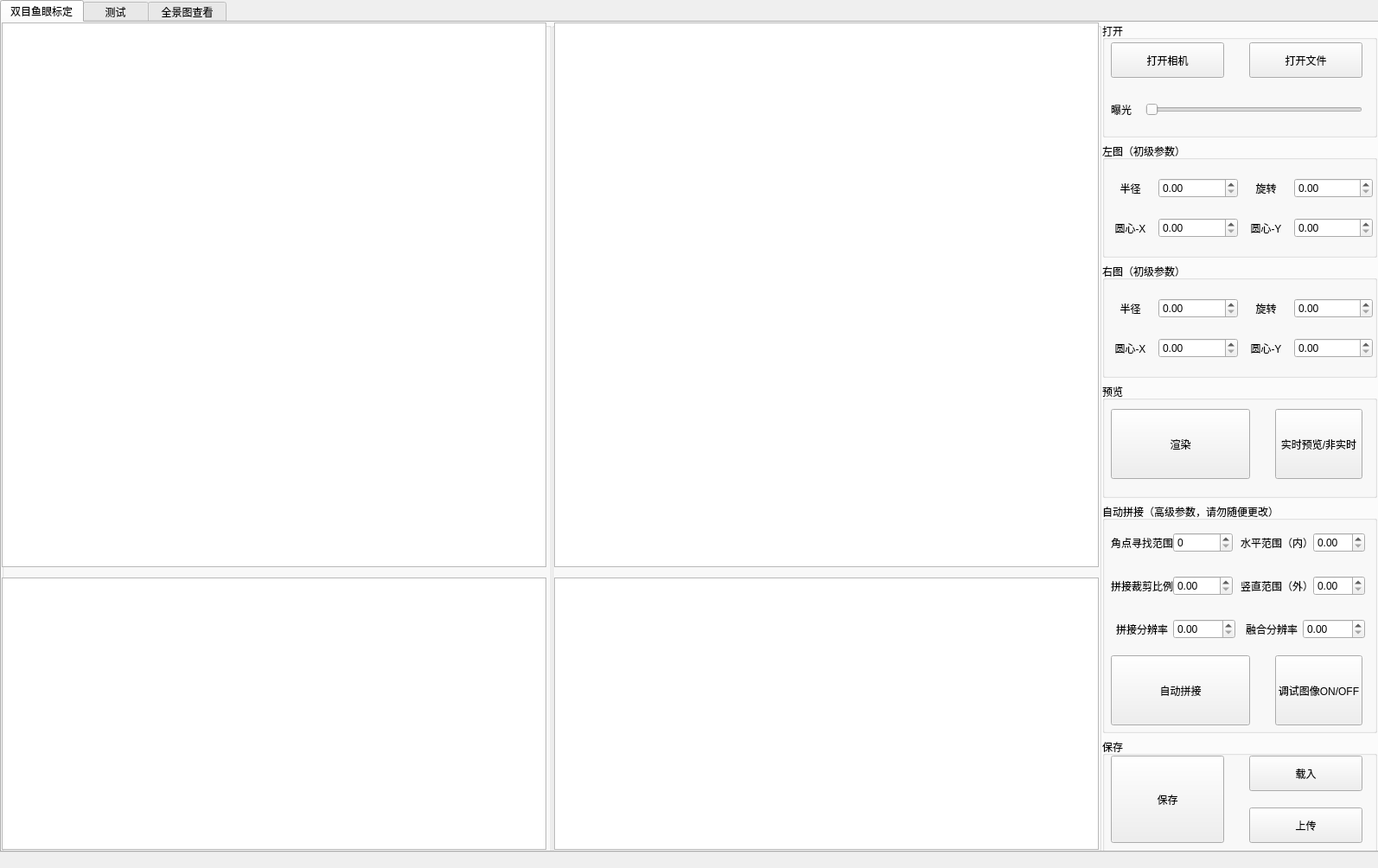
<?xml version="1.0" encoding="UTF-8"?>
<ui version="4.0">
 <class>MainWindow</class>
 <widget class="QMainWindow" name="MainWindow">
  <property name="geometry">
   <rect>
    <x>0</x>
    <y>0</y>
    <width>1594</width>
    <height>1004</height>
   </rect>
  </property>
  <property name="windowTitle">
   <string>MainWindow</string>
  </property>
  <widget class="QWidget" name="centralwidget">
   <widget class="QTabWidget" name="tabWidget">
    <property name="geometry">
     <rect>
      <x>0</x>
      <y>0</y>
      <width>1598</width>
      <height>986</height>
     </rect>
    </property>
    <property name="currentIndex">
     <number>0</number>
    </property>
    <widget class="QWidget" name="tab_calib">
     <attribute name="title">
      <string>双目鱼眼标定</string>
     </attribute>
     <widget class="QWidget" name="horizontalLayoutWidget_4">
      <property name="geometry">
       <rect>
        <x>0</x>
        <y>0</y>
        <width>1591</width>
        <height>961</height>
       </rect>
      </property>
      <layout class="QHBoxLayout" name="horizontalLayout" stretch="80,20">
       <property name="spacing">
        <number>1</number>
       </property>
       <item>
        <layout class="QVBoxLayout" name="verticalLayout" stretch="80">
         <property name="spacing">
          <number>3</number>
         </property>
         <item>
          <layout class="QHBoxLayout" name="horizontalLayout_2">
           <property name="spacing">
            <number>0</number>
           </property>
           <item>
            <widget class="QGroupBox" name="groupBox">
             <property name="title">
              <string/>
             </property>
             <widget class="QGraphicsView" name="graphicsView">
              <property name="geometry">
               <rect>
                <x>0</x>
                <y>0</y>
                <width>630</width>
                <height>630</height>
               </rect>
              </property>
             </widget>
             <widget class="QGraphicsView" name="graphicsView_6">
              <property name="geometry">
               <rect>
                <x>0</x>
                <y>642</y>
                <width>630</width>
                <height>315</height>
               </rect>
              </property>
             </widget>
            </widget>
           </item>
           <item>
            <widget class="QGroupBox" name="groupBox_2">
             <property name="title">
              <string/>
             </property>
             <widget class="QGraphicsView" name="graphicsView_2">
              <property name="geometry">
               <rect>
                <x>3</x>
                <y>0</y>
                <width>630</width>
                <height>630</height>
               </rect>
              </property>
             </widget>
             <widget class="QGraphicsView" name="graphicsView_7">
              <property name="geometry">
               <rect>
                <x>3</x>
                <y>642</y>
                <width>630</width>
                <height>315</height>
               </rect>
              </property>
             </widget>
            </widget>
           </item>
          </layout>
         </item>
        </layout>
       </item>
       <item>
        <layout class="QVBoxLayout" name="verticalLayout_2" stretch="2,2,2,2,4,2">
         <property name="spacing">
          <number>6</number>
         </property>
         <item>
          <widget class="QGroupBox" name="groupBox_open">
           <property name="title">
            <string>打开</string>
           </property>
           <widget class="QPushButton" name="pushButton_open">
            <property name="geometry">
             <rect>
              <x>170</x>
              <y>23</y>
              <width>131</width>
              <height>41</height>
             </rect>
            </property>
            <property name="text">
             <string>打开文件</string>
            </property>
           </widget>
           <widget class="QPushButton" name="pushButton_cam">
            <property name="geometry">
             <rect>
              <x>10</x>
              <y>23</y>
              <width>131</width>
              <height>41</height>
             </rect>
            </property>
            <property name="text">
             <string>打开相机</string>
            </property>
           </widget>
           <widget class="QLabel" name="label">
            <property name="geometry">
             <rect>
              <x>10</x>
              <y>90</y>
              <width>31</width>
              <height>21</height>
             </rect>
            </property>
            <property name="text">
             <string>曝光</string>
            </property>
           </widget>
           <widget class="QSlider" name="horizontalSlider_ev">
            <property name="geometry">
             <rect>
              <x>50</x>
              <y>90</y>
              <width>251</width>
              <height>22</height>
             </rect>
            </property>
            <property name="orientation">
             <enum>Qt::Horizontal</enum>
            </property>
           </widget>
          </widget>
         </item>
         <item>
          <widget class="QGroupBox" name="groupBox_left">
           <property name="title">
            <string>左图（初级参数）</string>
           </property>
           <widget class="QWidget" name="horizontalLayoutWidget_2">
            <property name="geometry">
             <rect>
              <x>2</x>
              <y>20</y>
              <width>311</width>
              <height>111</height>
             </rect>
            </property>
            <layout class="QHBoxLayout" name="horizontalLayout_3" stretch="1,1">
             <property name="spacing">
              <number>2</number>
             </property>
             <item>
              <layout class="QVBoxLayout" name="verticalLayout_3">
               <property name="sizeConstraint">
                <enum>QLayout::SetDefaultConstraint</enum>
               </property>
               <item>
                <layout class="QHBoxLayout" name="horizontalLayout_21" stretch="4,6">
                 <item>
                  <widget class="QLabel" name="label_18">
                   <property name="text">
                    <string>半径</string>
                   </property>
                   <property name="alignment">
                    <set>Qt::AlignCenter</set>
                   </property>
                  </widget>
                 </item>
                 <item>
                  <widget class="QDoubleSpinBox" name="doubleSpinBox_r1"/>
                 </item>
                </layout>
               </item>
               <item>
                <layout class="QHBoxLayout" name="horizontalLayout_6" stretch="4,6">
                 <item>
                  <widget class="QLabel" name="label_3">
                   <property name="text">
                    <string>圆心-X</string>
                   </property>
                   <property name="alignment">
                    <set>Qt::AlignCenter</set>
                   </property>
                  </widget>
                 </item>
                 <item>
                  <widget class="QDoubleSpinBox" name="doubleSpinBox_x1"/>
                 </item>
                </layout>
               </item>
              </layout>
             </item>
             <item>
              <layout class="QVBoxLayout" name="verticalLayout_9">
               <item>
                <layout class="QHBoxLayout" name="horizontalLayout_8" stretch="4,6">
                 <item>
                  <widget class="QLabel" name="label_5">
                   <property name="text">
                    <string>旋转</string>
                   </property>
                   <property name="alignment">
                    <set>Qt::AlignCenter</set>
                   </property>
                  </widget>
                 </item>
                 <item>
                  <widget class="QDoubleSpinBox" name="doubleSpinBox_rot1"/>
                 </item>
                </layout>
               </item>
               <item>
                <layout class="QHBoxLayout" name="horizontalLayout_7" stretch="4,6">
                 <item>
                  <widget class="QLabel" name="label_4">
                   <property name="text">
                    <string>圆心-Y</string>
                   </property>
                   <property name="alignment">
                    <set>Qt::AlignCenter</set>
                   </property>
                  </widget>
                 </item>
                 <item>
                  <widget class="QDoubleSpinBox" name="doubleSpinBox_y1"/>
                 </item>
                </layout>
               </item>
              </layout>
             </item>
            </layout>
           </widget>
          </widget>
         </item>
         <item>
          <widget class="QGroupBox" name="groupBox_right">
           <property name="title">
            <string>右图（初级参数）</string>
           </property>
           <widget class="QWidget" name="horizontalLayoutWidget_3">
            <property name="geometry">
             <rect>
              <x>2</x>
              <y>20</y>
              <width>311</width>
              <height>111</height>
             </rect>
            </property>
            <layout class="QHBoxLayout" name="horizontalLayout_5" stretch="1,1">
             <property name="spacing">
              <number>2</number>
             </property>
             <item>
              <layout class="QVBoxLayout" name="verticalLayout_4">
               <item>
                <layout class="QHBoxLayout" name="horizontalLayout_22" stretch="4,6">
                 <item>
                  <widget class="QLabel" name="label_19">
                   <property name="text">
                    <string>半径</string>
                   </property>
                   <property name="alignment">
                    <set>Qt::AlignCenter</set>
                   </property>
                  </widget>
                 </item>
                 <item>
                  <widget class="QDoubleSpinBox" name="doubleSpinBox_r2"/>
                 </item>
                </layout>
               </item>
               <item>
                <layout class="QHBoxLayout" name="horizontalLayout_9" stretch="4,6">
                 <item>
                  <widget class="QLabel" name="label_6">
                   <property name="text">
                    <string>圆心-X</string>
                   </property>
                   <property name="alignment">
                    <set>Qt::AlignCenter</set>
                   </property>
                  </widget>
                 </item>
                 <item>
                  <widget class="QDoubleSpinBox" name="doubleSpinBox_x2"/>
                 </item>
                </layout>
               </item>
              </layout>
             </item>
             <item>
              <layout class="QVBoxLayout" name="verticalLayout_11">
               <item>
                <layout class="QHBoxLayout" name="horizontalLayout_11" stretch="4,6">
                 <item>
                  <widget class="QLabel" name="label_8">
                   <property name="text">
                    <string>旋转</string>
                   </property>
                   <property name="alignment">
                    <set>Qt::AlignCenter</set>
                   </property>
                  </widget>
                 </item>
                 <item>
                  <widget class="QDoubleSpinBox" name="doubleSpinBox_rot2"/>
                 </item>
                </layout>
               </item>
               <item>
                <layout class="QHBoxLayout" name="horizontalLayout_10" stretch="4,6">
                 <item>
                  <widget class="QLabel" name="label_7">
                   <property name="text">
                    <string>圆心-Y</string>
                   </property>
                   <property name="alignment">
                    <set>Qt::AlignCenter</set>
                   </property>
                  </widget>
                 </item>
                 <item>
                  <widget class="QDoubleSpinBox" name="doubleSpinBox_y2"/>
                 </item>
                </layout>
               </item>
              </layout>
             </item>
            </layout>
           </widget>
          </widget>
         </item>
         <item>
          <widget class="QGroupBox" name="groupBox_preview">
           <property name="title">
            <string>预览</string>
           </property>
           <widget class="QPushButton" name="pushButton_render">
            <property name="geometry">
             <rect>
              <x>10</x>
              <y>30</y>
              <width>161</width>
              <height>81</height>
             </rect>
            </property>
            <property name="autoFillBackground">
             <bool>false</bool>
            </property>
            <property name="text">
             <string>渲染</string>
            </property>
           </widget>
           <widget class="QPushButton" name="pushButton_mode">
            <property name="geometry">
             <rect>
              <x>200</x>
              <y>30</y>
              <width>101</width>
              <height>81</height>
             </rect>
            </property>
            <property name="text">
             <string>实时预览/非实时</string>
            </property>
           </widget>
          </widget>
         </item>
         <item>
          <widget class="QGroupBox" name="groupBox_stitch">
           <property name="title">
            <string>自动拼接（高级参数，请勿随便更改）</string>
           </property>
           <widget class="QPushButton" name="pushButton_autoStitch">
            <property name="geometry">
             <rect>
              <x>10</x>
              <y>176</y>
              <width>161</width>
              <height>81</height>
             </rect>
            </property>
            <property name="text">
             <string>自动拼接</string>
            </property>
           </widget>
           <widget class="QWidget" name="layoutWidget_9">
            <property name="geometry">
             <rect>
              <x>10</x>
              <y>80</y>
              <width>141</width>
              <height>31</height>
             </rect>
            </property>
            <layout class="QHBoxLayout" name="horizontalLayout_39" stretch="4,6">
             <property name="spacing">
              <number>0</number>
             </property>
             <item>
              <widget class="QLabel" name="label_36">
               <property name="text">
                <string>拼接裁剪比例</string>
               </property>
               <property name="alignment">
                <set>Qt::AlignCenter</set>
               </property>
              </widget>
             </item>
             <item>
              <widget class="QDoubleSpinBox" name="doubleSpinBox_cropRatio"/>
             </item>
            </layout>
           </widget>
           <widget class="QWidget" name="layoutWidget_10">
            <property name="geometry">
             <rect>
              <x>160</x>
              <y>80</y>
              <width>144</width>
              <height>31</height>
             </rect>
            </property>
            <layout class="QHBoxLayout" name="horizontalLayout_44" stretch="4,6">
             <property name="spacing">
              <number>0</number>
             </property>
             <item>
              <widget class="QLabel" name="label_38">
               <property name="text">
                <string>竖直范围（外）</string>
               </property>
               <property name="alignment">
                <set>Qt::AlignCenter</set>
               </property>
              </widget>
             </item>
             <item>
              <widget class="QDoubleSpinBox" name="doubleSpinBox_roi_h"/>
             </item>
            </layout>
           </widget>
           <widget class="QWidget" name="layoutWidget_11">
            <property name="geometry">
             <rect>
              <x>160</x>
              <y>30</y>
              <width>144</width>
              <height>31</height>
             </rect>
            </property>
            <layout class="QHBoxLayout" name="horizontalLayout_45" stretch="4,6">
             <property name="spacing">
              <number>0</number>
             </property>
             <item>
              <widget class="QLabel" name="label_39">
               <property name="text">
                <string>水平范围（内）</string>
               </property>
               <property name="alignment">
                <set>Qt::AlignCenter</set>
               </property>
              </widget>
             </item>
             <item>
              <widget class="QDoubleSpinBox" name="doubleSpinBox_roi_w"/>
             </item>
            </layout>
           </widget>
           <widget class="QWidget" name="layoutWidget_12">
            <property name="geometry">
             <rect>
              <x>10</x>
              <y>30</y>
              <width>141</width>
              <height>31</height>
             </rect>
            </property>
            <layout class="QHBoxLayout" name="horizontalLayout_46" stretch="4,6">
             <property name="spacing">
              <number>0</number>
             </property>
             <item>
              <widget class="QLabel" name="label_40">
               <property name="text">
                <string>角点寻找范围</string>
               </property>
               <property name="alignment">
                <set>Qt::AlignCenter</set>
               </property>
              </widget>
             </item>
             <item>
              <widget class="QSpinBox" name="spinBox_conerRange"/>
             </item>
            </layout>
           </widget>
           <widget class="QWidget" name="layoutWidget_13">
            <property name="geometry">
             <rect>
              <x>10</x>
              <y>130</y>
              <width>144</width>
              <height>31</height>
             </rect>
            </property>
            <layout class="QHBoxLayout" name="horizontalLayout_47" stretch="5,5">
             <property name="spacing">
              <number>0</number>
             </property>
             <item>
              <widget class="QLabel" name="label_41">
               <property name="text">
                <string>拼接分辨率</string>
               </property>
               <property name="alignment">
                <set>Qt::AlignCenter</set>
               </property>
              </widget>
             </item>
             <item>
              <widget class="QDoubleSpinBox" name="doubleSpinBox_workScale"/>
             </item>
            </layout>
           </widget>
           <widget class="QWidget" name="layoutWidget_14">
            <property name="geometry">
             <rect>
              <x>160</x>
              <y>130</y>
              <width>144</width>
              <height>31</height>
             </rect>
            </property>
            <layout class="QHBoxLayout" name="horizontalLayout_48" stretch="5,5">
             <property name="spacing">
              <number>0</number>
             </property>
             <item>
              <widget class="QLabel" name="label_42">
               <property name="text">
                <string>融合分辨率</string>
               </property>
               <property name="alignment">
                <set>Qt::AlignCenter</set>
               </property>
              </widget>
             </item>
             <item>
              <widget class="QDoubleSpinBox" name="doubleSpinBox_seamScale"/>
             </item>
            </layout>
           </widget>
           <widget class="QPushButton" name="pushButton_showDebug">
            <property name="geometry">
             <rect>
              <x>200</x>
              <y>176</y>
              <width>101</width>
              <height>81</height>
             </rect>
            </property>
            <property name="text">
             <string>调试图像ON/OFF</string>
            </property>
           </widget>
          </widget>
         </item>
         <item>
          <widget class="QGroupBox" name="groupBox_save">
           <property name="title">
            <string>保存</string>
           </property>
           <widget class="QPushButton" name="pushButton_upload">
            <property name="geometry">
             <rect>
              <x>170</x>
              <y>80</y>
              <width>131</width>
              <height>41</height>
             </rect>
            </property>
            <property name="text">
             <string>上传</string>
            </property>
           </widget>
           <widget class="QPushButton" name="pushButton_load">
            <property name="geometry">
             <rect>
              <x>170</x>
              <y>20</y>
              <width>131</width>
              <height>41</height>
             </rect>
            </property>
            <property name="text">
             <string>载入</string>
            </property>
           </widget>
           <widget class="QPushButton" name="pushButton_save">
            <property name="geometry">
             <rect>
              <x>10</x>
              <y>20</y>
              <width>131</width>
              <height>101</height>
             </rect>
            </property>
            <property name="text">
             <string>保存</string>
            </property>
           </widget>
          </widget>
         </item>
        </layout>
       </item>
      </layout>
     </widget>
    </widget>
    <widget class="QWidget" name="tab_test">
     <attribute name="title">
      <string>    测试    </string>
     </attribute>
     <widget class="QWidget" name="horizontalLayoutWidget">
      <property name="geometry">
       <rect>
        <x>0</x>
        <y>20</y>
        <width>1591</width>
        <height>811</height>
       </rect>
      </property>
      <layout class="QHBoxLayout" name="horizontalLayout_4">
       <item>
        <widget class="QGroupBox" name="groupBox_4">
         <property name="title">
          <string>手机端效果</string>
         </property>
         <widget class="QGraphicsView" name="graphicsView_app">
          <property name="geometry">
           <rect>
            <x>0</x>
            <y>13</y>
            <width>791</width>
            <height>791</height>
           </rect>
          </property>
         </widget>
        </widget>
       </item>
       <item>
        <widget class="QGroupBox" name="groupBox_3">
         <property name="title">
          <string>云端效果</string>
         </property>
         <widget class="QGraphicsView" name="graphicsView_cloud">
          <property name="geometry">
           <rect>
            <x>0</x>
            <y>13</y>
            <width>791</width>
            <height>791</height>
           </rect>
          </property>
         </widget>
        </widget>
       </item>
      </layout>
     </widget>
     <widget class="QLabel" name="label_App">
      <property name="geometry">
       <rect>
        <x>10</x>
        <y>834</y>
        <width>501</width>
        <height>21</height>
       </rect>
      </property>
      <property name="text">
       <string/>
      </property>
     </widget>
     <widget class="QPushButton" name="pushButton_testOnline">
      <property name="geometry">
       <rect>
        <x>150</x>
        <y>860</y>
        <width>111</width>
        <height>101</height>
       </rect>
      </property>
      <property name="text">
       <string>在线测试</string>
      </property>
     </widget>
     <widget class="QLabel" name="label_Cloud">
      <property name="geometry">
       <rect>
        <x>1080</x>
        <y>834</y>
        <width>491</width>
        <height>20</height>
       </rect>
      </property>
      <property name="text">
       <string/>
      </property>
     </widget>
     <widget class="QLabel" name="label_Test">
      <property name="geometry">
       <rect>
        <x>520</x>
        <y>834</y>
        <width>551</width>
        <height>20</height>
       </rect>
      </property>
      <property name="text">
       <string/>
      </property>
     </widget>
     <widget class="QPushButton" name="pushButton_app_cloud_switch">
      <property name="geometry">
       <rect>
        <x>710</x>
        <y>860</y>
        <width>170</width>
        <height>101</height>
       </rect>
      </property>
      <property name="text">
       <string>云端/手机端渲染切换</string>
      </property>
     </widget>
     <widget class="QPushButton" name="pushButton_testOffline">
      <property name="geometry">
       <rect>
        <x>1330</x>
        <y>860</y>
        <width>111</width>
        <height>101</height>
       </rect>
      </property>
      <property name="text">
       <string>离线测试</string>
      </property>
     </widget>
     <widget class="QPushButton" name="pushButton_sd_clear">
      <property name="geometry">
       <rect>
        <x>1470</x>
        <y>860</y>
        <width>111</width>
        <height>101</height>
       </rect>
      </property>
      <property name="text">
       <string>出厂前清除SD卡</string>
      </property>
     </widget>
     <widget class="QPushButton" name="pushButton_get_power">
      <property name="geometry">
       <rect>
        <x>10</x>
        <y>860</y>
        <width>111</width>
        <height>51</height>
       </rect>
      </property>
      <property name="text">
       <string>获取相机电量</string>
      </property>
     </widget>
     <widget class="QPushButton" name="pushButton_get_sd_volume">
      <property name="geometry">
       <rect>
        <x>10</x>
        <y>910</y>
        <width>111</width>
        <height>51</height>
       </rect>
      </property>
      <property name="text">
       <string>获取相机SD卡容量</string>
      </property>
     </widget>
    </widget>
    <widget class="QWidget" name="tab_pano">
     <attribute name="title">
      <string> 全景图查看 </string>
     </attribute>
     <widget class="QPushButton" name="pushButton_openPano">
      <property name="geometry">
       <rect>
        <x>1350</x>
        <y>840</y>
        <width>221</width>
        <height>51</height>
       </rect>
      </property>
      <property name="text">
       <string>打开新全景图</string>
      </property>
     </widget>
     <widget class="QGraphicsView" name="graphicsView_pano">
      <property name="geometry">
       <rect>
        <x>5</x>
        <y>7</y>
        <width>1580</width>
        <height>790</height>
       </rect>
      </property>
     </widget>
    </widget>
   </widget>
   <widget class="QLabel" name="label_currentState">
    <property name="geometry">
     <rect>
      <x>6</x>
      <y>985</y>
      <width>1581</width>
      <height>16</height>
     </rect>
    </property>
    <property name="text">
     <string/>
    </property>
   </widget>
  </widget>
 </widget>
 <resources/>
 <connections/>
</ui>
